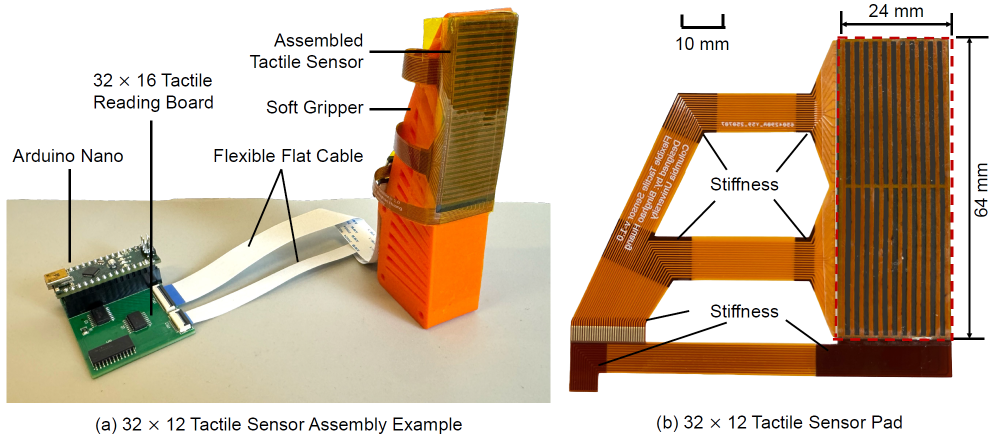
#> input picture rebot_scripts/FlexiTac_tactile/image.png, 1995 x 873 px (shown at 1/2 size); its folder holds only this picture in this run
$ python -i tactile_30_12_update_3D.py   (imports and definitions only)   (older library calls are emulated)
#> lines starting #> are read from the running program, lines starting #| are printed output that depends on the picture
import numpy as np
import serial
import threading
import cv2
import time

# =====================================================
# 专业可调视角 3D 触觉曲面可视化 + 低延迟串口刷新版本
#
# Arduino 数据格式：
# AA 55 + 16×32 bytes
#
# 核心功能：
# 1. 保留原始 16×32 触觉矩阵读取
# 2. baseline 扣除 + 阈值过滤
# 3. 裁切倒数12行、中间30列
# 4. 压力值作为 Z 轴高度
# 5. 正交 3D 相机投影
# 6. 支持键盘实时旋转、缩放、高度调节
# 7. 白色背景 + 专业曲面 + 光照 + 阴影 + 坐标轴
# =====================================================

# [1 line not run here, left out]

# =========================
# Hardware array settings
# =========================
ROWS, COLS = 16, 32
FRAME_BYTES = ROWS * COLS
MAGIC = b"\xAA\x55"

# =========================
# Visualization crop settings
# =========================
VIS_ROWS, VIS_COLS = 12, 30

ROW_SLICE = slice(-VIS_ROWS, None)
COL_SLICE = slice(1, -1)

# =========================
# Serial settings
# =========================
# PORT = "COM3"
PORT = "/dev/ttyUSB2"  # 触觉 tactile 串口
BAUD = 2_000_000

# =========================
# Signal processing settings
# =========================
THRESHOLD = 20
NOISE_SCALE = 60
INIT_FRAMES = 30

USE_FIXED_SCALE = False
FIXED_SCALE = 100.0

# =========================
# Canvas settings
# =========================
CANVAS_WIDTH = 1280
CANVAS_HEIGHT = 820

WINDOW_WIDTH = CANVAS_WIDTH
WINDOW_HEIGHT = CANVAS_HEIGHT

BACKGROUND_COLOR = (255, 255, 255)

# =========================
# Mesh settings
# =========================
# 2 更快，3 更平滑，4 更细腻但更慢
MESH_UPSAMPLE = 3

MESH_ROWS = VIS_ROWS * MESH_UPSAMPLE
MESH_COLS = VIS_COLS * MESH_UPSAMPLE

SURFACE_X_SIZE = 3.2
SURFACE_Y_SIZE = 1.35

UPSAMPLE_INTERP = cv2.INTER_CUBIC

# =========================
# 3D camera settings
# =========================
DEFAULT_YAW_DEG = -45.0
DEFAULT_ELEV_DEG = 34.0
DEFAULT_Z_SCALE = 0.85
DEFAULT_CAMERA_ZOOM = 250.0

view_yaw_deg = DEFAULT_YAW_DEG
view_elev_deg = DEFAULT_ELEV_DEG
view_z_scale = DEFAULT_Z_SCALE
camera_zoom = DEFAULT_CAMERA_ZOOM

CAMERA_CENTER_X = CANVAS_WIDTH // 2
CAMERA_CENTER_Y = CANVAS_HEIGHT // 2 + 70

# 视角限制
MIN_ELEV_DEG = 12.0
MAX_ELEV_DEG = 75.0

MIN_Z_SCALE = 0.25
MAX_Z_SCALE = 2.20

MIN_CAMERA_ZOOM = 150.0
MAX_CAMERA_ZOOM = 420.0

# =========================
# Height processing
# =========================
LOW_CUT = 0.045
EMPTY_FRAME_MAX = 0.010

HEIGHT_GAIN = 1.45
HEIGHT_GAMMA = 0.82
HEIGHT_BLUR_SIGMA = 1.15

# 低于这个值的区域不绘制曲面
SURFACE_ALPHA_CUT = 0.045

# 越大，弱信号越透明
WHITE_BLEND_POWER = 0.82

# =========================
# Lighting settings
# =========================
NORMAL_STRENGTH = 5.5

AMBIENT_LIGHT = 0.42
DIFFUSE_STRENGTH = 0.76
SPECULAR_STRENGTH = 0.30
SPECULAR_POWER = 30.0

# 世界坐标光源方向
LIGHT_DIR_WORLD = np.array([-0.35, -0.65, 1.00], dtype=np.float32)

# =========================
# Shadow settings
# =========================
ENABLE_DROP_SHADOW = True
SHADOW_STRENGTH = 0.22
SHADOW_BLUR_SIGMA = 13.0
SHADOW_OFFSET_X = 18
SHADOW_OFFSET_Y = 24

# =========================
# Surface style
# =========================
COLORMAP_STYLE = getattr(cv2, "COLORMAP_TURBO", cv2.COLORMAP_VIRIDIS)
# COLORMAP_STYLE = cv2.COLORMAP_VIRIDIS
# COLORMAP_STYLE = cv2.COLORMAP_INFERNO
# COLORMAP_STYLE = cv2.COLORMAP_JET

GAMMA = 0.82

DRAW_BASE_GRID = True
BASE_GRID_STEP = 6
BASE_GRID_COLOR = (225, 225, 225)

DRAW_SURFACE_WIREFRAME = False
SURFACE_GRID_STEP = 6
SURFACE_GRID_COLOR = (70, 70, 70)

DRAW_AXIS = True
AXIS_COLOR_X = (70, 70, 70)
AXIS_COLOR_Y = (100, 100, 100)
AXIS_COLOR_Z = (50, 50, 50)

DRAW_OUTLINE = True
OUTLINE_COLOR = (45, 45, 45)

SHOW_VIEW_INFO = True
SHOW_FPS = False

# =========================
# Temporal smoothing settings
# =========================
ENABLE_ADAPTIVE_TEMPORAL_SMOOTH = True

TEMPORAL_ALPHA_FAST = 0.82
TEMPORAL_ALPHA_SLOW = 0.50
MOTION_THRESHOLD = 0.050

# =========================
# Performance settings
# =========================
IDLE_SLEEP = 0.0

PRINT_MATRIX = False
PRINT_MATRIX_TYPE = "raw"
PRINT_EVERY_N_FRAMES = 100
PRINT_AS_ARDUINO_ARRAY = True

# =========================
# Global shared variables
# =========================
latest_vis_norm = np.zeros((VIS_ROWS, VIS_COLS), dtype=np.float32)

flag = False
running = True
latest_frame_id = 0

display_prev = np.zeros((VIS_ROWS, VIS_COLS), dtype=np.float32)

fps_last_time = time.time()
fps_counter = 0
fps_value = 0.0


# =====================================================
# Precompute LUT / light / canvas
# =====================================================
def build_gamma_lut(gamma):
    lut = np.arange(256, dtype=np.float32) / 255.0
    lut = np.power(lut, gamma)
    lut = np.clip(lut * 255.0, 0, 255).astype(np.uint8)
    return lut


GAMMA_LUT = build_gamma_lut(GAMMA)


def build_colormap_lut(colormap_style):
#> further down, picture is the input picture: shape (873, 1995, 3); mean B, G, R 168.3, 188.7, 206.8
    values = np.arange(256, dtype=np.uint8).reshape(256, 1)
    colors = cv2.applyColorMap(values, colormap_style)
    colors = colors.reshape(256, 3)
    return colors.astype(np.float32)


COLORMAP_LUT = build_colormap_lut(COLORMAP_STYLE)


def make_white_canvas():
    return np.full(
        (CANVAS_HEIGHT, CANVAS_WIDTH, 3),
        BACKGROUND_COLOR,
        dtype=np.uint8
    )


WHITE_CANVAS = make_white_canvas()

LIGHT_DIR_WORLD = LIGHT_DIR_WORLD / (np.linalg.norm(LIGHT_DIR_WORLD) + 1e-6)

VIEW_DIR_WORLD = np.array([0.0, 0.0, 1.0], dtype=np.float32)
HALF_DIR_WORLD = LIGHT_DIR_WORLD + VIEW_DIR_WORLD
HALF_DIR_WORLD = HALF_DIR_WORLD / (np.linalg.norm(HALF_DIR_WORLD) + 1e-6)


# =====================================================
# Mesh coordinates
# =====================================================
def build_mesh_coordinates():
    x = np.linspace(
        -SURFACE_X_SIZE / 2.0,
        SURFACE_X_SIZE / 2.0,
        MESH_COLS,
        dtype=np.float32
    )

    y = np.linspace(
        -SURFACE_Y_SIZE / 2.0,
        SURFACE_Y_SIZE / 2.0,
        MESH_ROWS,
        dtype=np.float32
    )

    xx, yy = np.meshgrid(x, y)
    return xx, yy


MESH_X, MESH_Y = build_mesh_coordinates()
MESH_Z_ZERO = np.zeros_like(MESH_X, dtype=np.float32)


# =====================================================
# Camera projection
# =====================================================
def get_camera_basis():
    """
    构建正交相机坐标系。
    yaw 控制水平旋转，elevation 控制俯仰。
    """
    yaw = np.deg2rad(view_yaw_deg)
    elev = np.deg2rad(view_elev_deg)

    # 从物体指向相机的方向
    camera_dir = np.array([
        np.cos(elev) * np.cos(yaw),
        np.cos(elev) * np.sin(yaw),
        np.sin(elev)
    ], dtype=np.float32)

    camera_dir = camera_dir / (np.linalg.norm(camera_dir) + 1e-6)

    # 屏幕右方向
    right = np.array([
        -np.sin(yaw),
        np.cos(yaw),
        0.0
    ], dtype=np.float32)

    right = right / (np.linalg.norm(right) + 1e-6)

    # 屏幕上方向
    up = np.cross(camera_dir, right)
    up = up / (np.linalg.norm(up) + 1e-6)

    return right, up, camera_dir


def project_arrays(x, y, z):
    """
    3D 正交投影到屏幕。
    """
    right, up, camera_dir = get_camera_basis()

    sx = CAMERA_CENTER_X + camera_zoom * (
        x * right[0] + y * right[1] + z * right[2]
    )

    sy = CAMERA_CENTER_Y - camera_zoom * (
        x * up[0] + y * up[1] + z * up[2]
    )

    depth = (
        x * camera_dir[0]
        + y * camera_dir[1]
        + z * camera_dir[2]
    )

    return sx, sy, depth


# [18 lines left out: function project_point, not called in this run]


def point_int(x, y):
    return int(round(float(x))), int(round(float(y)))


def poly_from_points(points):
    return np.array(points, dtype=np.int32)


# =====================================================
# Printing helpers
# =====================================================
# [139 lines left out: functions print_matrix_arduino_style, print_matrix_numpy_style, print_tactile_matrix, extract_next_frame, extract_latest_complete_frame, normalize_contact_map and 1 more, not called in this run]


# =====================================================
# 3D rendering helpers
# =====================================================
def soft_low_cut(frame):
    out = (frame - LOW_CUT) / max(1e-6, 1.0 - LOW_CUT)
    np.clip(out, 0.0, 1.0, out=out)
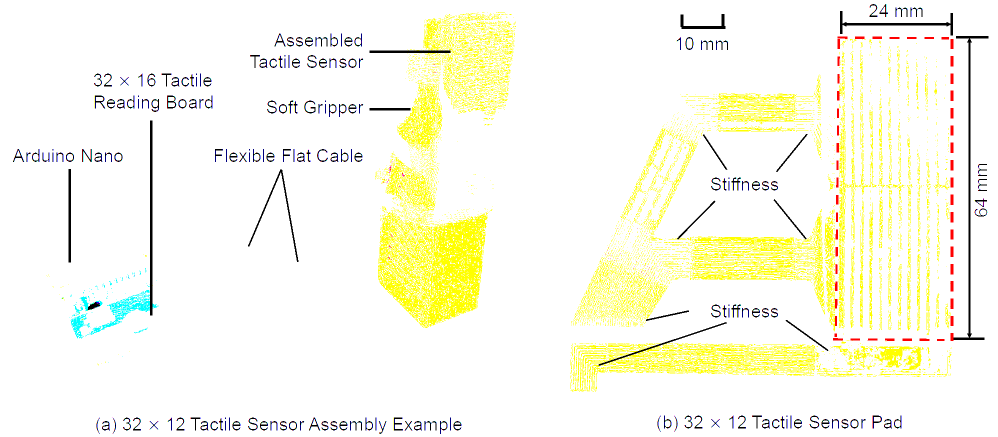
#> out: shape (873, 1995, 3) float32 (shown at 1/2 size); mean B, G, R 0.915, 0.979, 0.98
    return out.astype(np.float32, copy=False)


# [213 lines left out: functions smoothstep, translate_float_map, color_blend_white, draw_base_grid, draw_axis, draw_shadow and 3 more, not called in this run]


# =====================================================
# Professional 3D surface renderer
# =====================================================
def render_professional_3d_surface(frame_norm):
    """
    真正的可调相机 3D 曲面渲染。
    """
    base = frame_norm.astype(np.float32, copy=True)
    base = soft_low_cut(base)

    if float(np.max(base)) < EMPTY_FRAME_MAX:
        canvas = WHITE_CANVAS.copy()

        base_sx, base_sy, _ = project_arrays(
            MESH_X,
            MESH_Y,
            MESH_Z_ZERO
        )

        draw_base_grid(canvas, base_sx, base_sy)
        draw_axis(canvas)
        draw_view_info(canvas)

        return canvas

    # 高度增强
    base *= HEIGHT_GAIN
    np.clip(base, 0.0, 1.0, out=base)

    # 插值成高分辨率曲面
    height = cv2.resize(
        base,
        (MESH_COLS, MESH_ROWS),
        interpolation=UPSAMPLE_INTERP
    )
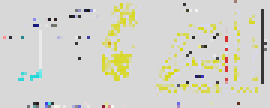
#> height: shape (36, 90, 3) float32 (shown 3 times larger); mean B, G, R 0.917, 0.975, 0.975; drawn with min black and max white

    height = np.clip(height, 0.0, 1.0).astype(np.float32, copy=False)
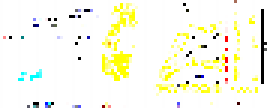
#> height: shape (36, 90, 3) float32 (shown 3 times larger); mean B, G, R 0.915, 0.975, 0.974

    # 平滑高度场
    height = cv2.GaussianBlur(height, (0, 0), HEIGHT_BLUR_SIGMA)
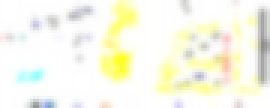
#> height: shape (36, 90, 3) float32 (shown 3 times larger); mean B, G, R 0.915, 0.974, 0.974

    # 高度 gamma
    height = np.power(np.clip(height, 0.0, 1.0), HEIGHT_GAMMA)
    height = np.clip(height, 0.0, 1.0).astype(np.float32, copy=False)

    # 实际 Z 高度
    z = height * view_z_scale
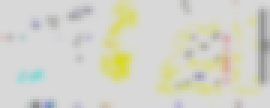
#> z: shape (36, 90, 3) float32 (shown 3 times larger); mean B, G, R 0.789, 0.832, 0.831

    # 投影底面和曲面
    base_sx, base_sy, base_depth = project_arrays(
        MESH_X,
        MESH_Y,
        MESH_Z_ZERO
    )

    sx, sy, depth = project_arrays(
        MESH_X,
        MESH_Y,
        z
    )

    # =====================================================
    # A. 法线与光照
    # =====================================================
    dx = cv2.Sobel(height, cv2.CV_32F, 1, 0, ksize=3)
    dy = cv2.Sobel(height, cv2.CV_32F, 0, 1, ksize=3)

    nx = -dx * NORMAL_STRENGTH
    ny = -dy * NORMAL_STRENGTH
    nz = np.ones_like(height, dtype=np.float32)

    n_len = np.sqrt(nx * nx + ny * ny + nz * nz) + 1e-6
    nx /= n_len
    ny /= n_len
    nz /= n_len

    diffuse = (
        nx * LIGHT_DIR_WORLD[0]
        + ny * LIGHT_DIR_WORLD[1]
        + nz * LIGHT_DIR_WORLD[2]
    )

    diffuse = np.clip(diffuse, 0.0, 1.0)

    spec = (
        nx * HALF_DIR_WORLD[0]
        + ny * HALF_DIR_WORLD[1]
        + nz * HALF_DIR_WORLD[2]
    )

    spec = np.clip(spec, 0.0, 1.0)
    spec = np.power(spec, SPECULAR_POWER)

    shade = AMBIENT_LIGHT + DIFFUSE_STRENGTH * diffuse + SPECULAR_STRENGTH * spec
    shade = np.clip(shade, 0.0, 1.45).astype(np.float32, copy=False)

    # =====================================================
    # B. 颜色和透明度
    # =====================================================
    gray = np.clip(height * 255.0, 0, 255).astype(np.uint8)
    gray_gamma = cv2.LUT(gray, GAMMA_LUT)

    color_index_map = gray_gamma.astype(np.int32)

    alpha_map = smoothstep(SURFACE_ALPHA_CUT, 1.0, height)
    alpha_map = np.power(alpha_map, WHITE_BLEND_POWER)
    alpha_map = np.clip(alpha_map, 0.0, 1.0)
    alpha_map[height < SURFACE_ALPHA_CUT] = 0.0

    # =====================================================
    # C. 画布、底面和阴影
    # =====================================================
    canvas = WHITE_CANVAS.copy()

    draw_base_grid(canvas, base_sx, base_sy)

    canvas = draw_shadow(canvas, base_sx, base_sy, alpha_map)

    # =====================================================
    # D. 绘制曲面单元
    # painter's algorithm：远处先画，近处后画
    # =====================================================
    cells = []

    for i in range(MESH_ROWS - 1):
        for j in range(MESH_COLS - 1):
            a = float(np.mean(alpha_map[i:i + 2, j:j + 2]))

            if a < 0.01:
                continue

            d = float(np.mean(depth[i:i + 2, j:j + 2]))
            cells.append((d, i, j, a))

    # 正交相机中 depth 越小越远，先画远处
    cells.sort(key=lambda item: item[0])

    for _, i, j, a in cells:
        pts = poly_from_points([
            point_int(sx[i, j], sy[i, j]),
            point_int(sx[i, j + 1], sy[i, j + 1]),
            point_int(sx[i + 1, j + 1], sy[i + 1, j + 1]),
            point_int(sx[i + 1, j], sy[i + 1, j]),
        ])

        idx = int(np.clip(np.mean(color_index_map[i:i + 2, j:j + 2]), 0, 255))

        base_color = COLORMAP_LUT[idx]
        shade_mean = float(np.mean(shade[i:i + 2, j:j + 2]))

        surface_color = base_color * shade_mean
        surface_color = np.clip(surface_color, 0, 255)

        alpha = float(np.clip(a, 0.0, 1.0))
        final_color = color_blend_white(surface_color, alpha)

        cv2.fillConvexPoly(canvas, pts, final_color, cv2.LINE_AA)

    draw_surface_wireframe(canvas, sx, sy)
    draw_surface_outline(canvas, sx, sy)
    draw_axis(canvas)
    draw_view_info(canvas)

    return canvas


# =====================================================
# Serial reading thread
# =====================================================
# [118 lines left out: function readThread, not called in this run]


# =====================================================
# Start serial
# =====================================================
serDev = serial.Serial(PORT, BAUD)
# [14 lines not run here, left out]

initial_canvas = WHITE_CANVAS.copy()
base_sx0, base_sy0, _ = project_arrays(MESH_X, MESH_Y, MESH_Z_ZERO)
# [6 lines not run here, left out]


# =====================================================
# Start thread
# =====================================================
serialThread = threading.Thread(target=readThread, args=(serDev,))
serialThread.daemon = True
# [1 line not run here, left out]


# =====================================================
# Keyboard control
# =====================================================
# [15 lines left out: functions clamp_view_params, reset_view, not called in this run]


# =====================================================
# Main visualization loop
# =====================================================
# [144 lines not run here, left out]

>>> import cv2
>>> picture = cv2.imread('image.png')
#> (the run stopped early here; a loop or call above may not have finished)
